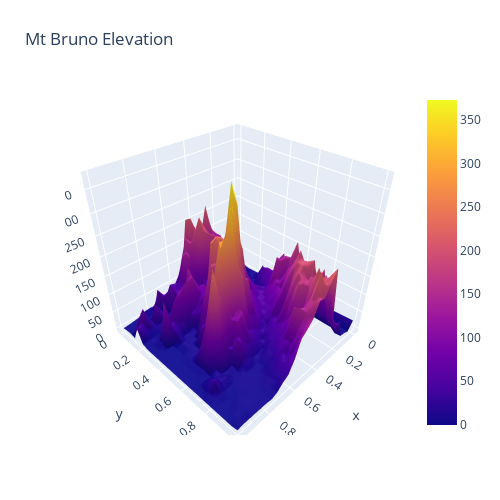

The code cell stored with this chart in its notebook:
### Code cell
fig.update_layout(title='Mt Bruno Elevation', autosize=False,
                  width=500, height=500,
                  margin=dict(l=65, r=50, b=65, t=90))
fig.show()

### Figure 1 — Plotly figure (JSON) as saved in the notebook; plotly's stock layout.template omitted (floating-point values rounded to 4 significant figures; data arrays with more than 128 entries replaced by an {"elided": "..."} marker saying what was removed)
{"data": [{"type": "surface", "x": [0, 0.04167, 0.08333, 0.125, 0.1667, 0.2083, 0.25, 0.2917, 0.3333, 0.375, 0.4167, 0.4583, 0.5, 0.5417, 0.5833, 0.625, 0.6667, 0.7083, 0.75, 0.7917, 0.8333, 0.875, 0.9167, 0.9583, 1], "y": [0, 0.04167, 0.08333, 0.125, 0.1667, 0.2083, 0.25, 0.2917, 0.3333, 0.375, 0.4167, 0.4583, 0.5, 0.5417, 0.5833, 0.625, 0.6667, 0.7083, 0.75, 0.7917, 0.8333, 0.875, 0.9167, 0.9583, 1], "z": {"elided": "25x25 float values"}}], "layout": {"autosize": false, "height": 500, "margin": {"b": 65, "l": 65, "r": 50, "t": 90}, "title": {"text": "Mt Bruno Elevation"}, "width": 500}}
